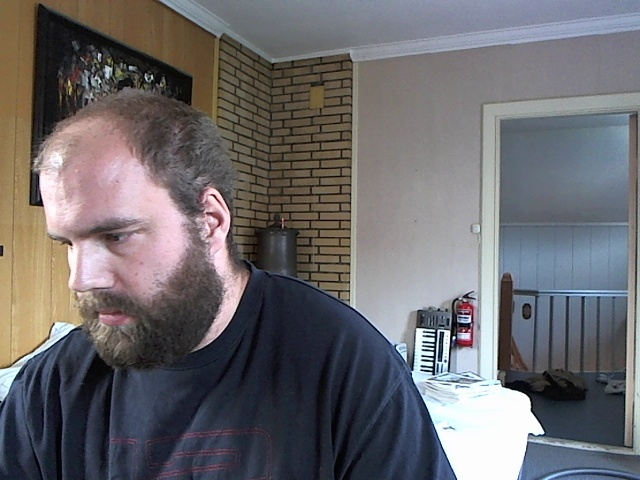
#> input picture Python/Calibration/images/LeftStereo/ImageL0.jpg, 640 x 480 px; its folder holds only this picture in this run
$ python -i GUI2.0.py   (imports and definitions only)   (older library calls are emulated)
#> lines starting #> are read from the running program, lines starting #| are printed output that depends on the picture; after the words box and inside, x2 and y2 are one past the last pixel; in counts of white or black regions, pixels touching at a corner belong together
#> further down, picture is the input picture: shape (480, 640, 3); mean B, G, R 108.4, 105.4, 107.7
#> in main_process_pipeline, `hsvImage = cv2.cvtColor(frame, cv2.COLOR_BGR2HSV)`: hsvImage: shape (480, 640, 3); mean H, S, V 85.4, 56.8, 118.7
import tkinter as tk
from tkinter import StringVar, IntVar
import ttkbootstrap as tb
import cv2
from PIL import Image, ImageTk
import numpy as np
import glob
import math

class GUI():
    # [284 lines left out: functions __init__, stereo_calibration, not called in this run]

    def set_output(self, output):
        self.image_output.set(output)
        self.menuButton.config(text=output)

    # [139 lines left out: functions updateCameraFrames, update, snapShot, scaler_satMin, scaler_satMax, scaler_hueMin and 4 more, not called in this run]

class Colorconverter():
    def __init__(self) -> None:
        # self.frameL = frameL
        # self.frameR = frameR
        self.hueMinL = 120
        self.hueMaxL = 11
        self.satMinL = 120
        self.satMaxL = 255
        self.valMinL = 79
        self.valMaxL = 255
        self.erodeL = None
        self.erodeR = None
        self.maskL = None
        self.maskR = None
        # self.hsvL = cv2.cvtColor(frameL, cv2.COLOR_BGR2HSV)
        # self.hsvR = cv2.cvtColor(frameR, cv2.COLOR_BGR2HSV)
        self.projectionMatrixL = None
        self.projectionMatrixR = None

        self.cameraWidthL = None
        self.cameraHeightL = None
        self.cameraWidthR = None
        self.cameraHeightR = None

        self.cameraLFOV = 75
        self.cameraRFOV = 75

    def mask_from_HSV(self, HSVImage, hueMinL, hueMaxL, satMinL, satMaxL, valMinL, valMaxL):

        '''
        Creates a binary mask based on the HSV values given by UI sliders.

        Parameters:
            A HSV image

        Returns:
            Whether or not the funtion was successful (Bool true/false)
            A binary image
        '''
#> called with hueMinL = 120, hueMaxL = 11, satMinL = 120, satMaxL = 255, valMinL = 79, valMaxL = 255

        try:
            if hueMinL > hueMaxL:
                # If hueMin is greater than hueMax, the mask must be created in two parts and combined
                maskl = cv2.inRange(HSVImage, (0, satMinL, valMinL), (hueMaxL, satMaxL, valMaxL))
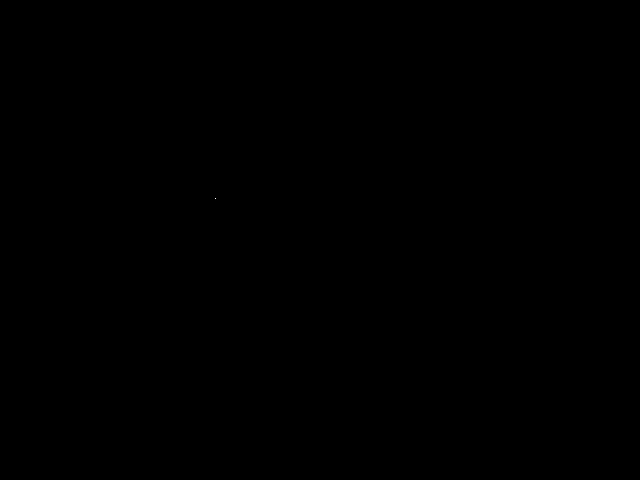
#> maskl: shape (480, 640); 0% white in thin lines or dots, all inside (x1, y1, x2, y2) = (215, 198, 216, 199)
                maskh = cv2.inRange(HSVImage, (hueMinL, satMinL, valMinL), (255, satMaxL, valMaxL))
#> maskh: shape (480, 640); 0.08% white; 15 white regions (12 under 20 px), largest, box (x1, y1, x2, y2) and area: (458, 328, 473, 346) 103, (459, 303, 473, 314) 71, (215, 216, 222, 226) 27
                binaryMask = cv2.bitwise_or(maskl, maskh)

            else:
                # If hueMin is less than hueMax, the mask can be created in one part
                binaryMask = cv2.inRange(HSVImage, (hueMinL, satMinL, valMinL), (hueMaxL, satMaxL, valMaxL))

            return True, binaryMask
        except:
            print("Error: Could not create mask")
            return False, None


    def erode_binary_mask(self, binaryImage):
        '''
        Erodes a binary image to remove noise.

        Parameters:
            A binary image

        Returns:
            Whether or not the function was successful (Bool true/false)
            A binary image
        '''
        try:

            # create a kernel for erosion (!SIZE MUST BE ODD!, for example (5,5))
            kernel = np.ones((5,5), np.uint8)

            erodedMask = cv2.erode(binaryImage, kernel, iterations=1)

            return True, erodedMask

        except:
            print("Error: Could not erode mask")
            return False, None

    def dilate_binary_mask(self, binaryImage):
            '''
            Dilates a binary image to restore original shapes.

            Parameters:
                A binary image

            Returns:
                Whether or not the function was successful (Bool true/false)
                A binary image
            '''
            try:

                # create a kernel for dialation (!SIZE MUST BE ODD!, for example (5,5))
                kernel = np.ones((5,5), np.uint8)

                dialatedMask = cv2.dilate(binaryImage, kernel, iterations=1)

                return True, dialatedMask

            except:
                print("Error: Could not dilate mask")
                return False, None

    def find_contours(self, binaryImage):
        '''
        Finds contours in a binary image.

        Parameters:
            MatLike: A binary image

        Returns:
            Bool: Whether or not the function was successful (Bool true/false)
            Tuple: A chaincode for all contours in the image
        '''

        try:
            # Find contours in the binary image
            contours = cv2.findContours(binaryImage, cv2.RETR_EXTERNAL, cv2.CHAIN_APPROX_SIMPLE)[-2]

            return True, contours

        except:
            print("Error: Could not find contours")
            return False, None

    def filter_contour_by_size(self, contourstobefiltered, contourMinSize):
        '''
        Filters contours by size.

        Parameters:
            Tuple: A chaincode for all contours in the image
            Int: The minimum size of the contours to be kept

        Returns:
            Bool: Whether or not the function was successful (Bool true/false)
            Tuple: Chaincode for all the contours that are larger than the minimum size
        '''

        try:
            # Filter contours by size
            filteredContours = []
            for x in contourstobefiltered:
                if cv2.contourArea(x) > contourMinSize:
                    filteredContours.append(x)

            return True, filteredContours

        except:
            print("Error: Could not filter contours by size")
            return False, None

    def draw_contours(self, image, contours):
        '''
        Draws contours on an image.

        Parameters:
            MatLike: An image
            Tuple: A chaincode for all contours in the image

        Returns:
            Bool: Whether or not the function was successful (Bool true/false)
            MatLike: An image with the contours drawn on it
        '''

        try:
            # Draw contours on the image
            imageCopy = image.copy()
            cv2.drawContours(imageCopy, contours, -1, (0,255,0), 2)

            return True, imageCopy

        except:
            print("Error: Could not draw contours")
            return False, None

    def main_process_pipeline(self, frame):

        '''
        The main process pipeline for a single camera.

        Parameters:
            MatLike: An image

        Returns:
            Bool: Whether or not the function was successful (Bool true/false)
            MatLike: The original image
            MatLike: A binary mask
            MatLike: An eroded binary mask
            MatLike: A dilated binary mask
            MatLike: An image with contours drawn on it
            MatLike: An image with filtered contours drawn on it
            Tuple: A chaincode for all the filtered contours

        '''
        returnValues = [False, None, None, None, None, None]
        contourFilterSize = 1000

        # Convert frame to HSV
        hsvImage = cv2.cvtColor(frame, cv2.COLOR_BGR2HSV)
        frame = cv2.cvtColor(frame, cv2.COLOR_BGR2RGB)

        maskSuccess, binaryMask = self.mask_from_HSV(hsvImage, self.hueMinL, self.hueMaxL, self.satMinL, self.satMaxL, self.valMinL, self.valMaxL)
#> maskSuccess = True

        if maskSuccess == False:
            return returnValues

        erodeSuccess, erodedMask = self.erode_binary_mask(binaryMask)
#> in erode_binary_mask, `erodedMask = cv2.erode(binaryImage, kernel, iterations=1)`: erodedMask: shape (480, 640); 0.01% white in thin lines or dots, all inside (x1, y1, x2, y2) = (461, 305, 469, 344)
#> erodeSuccess = True

        if erodeSuccess == False:
            return returnValues

        dilateSuccess, dilatedMask = self.dilate_binary_mask(erodedMask)
#> in dilate_binary_mask, `dialatedMask = cv2.dilate(binaryImage, kernel, iterations=1)`: dialatedMask: shape (480, 640); 0.03% white; 2 white regions
#> dilateSuccess = True

        if dilateSuccess == False:
            return returnValues

        contourSuccess, contours = self.find_contours(dilatedMask)
#> in find_contours, `contours = cv2.findContours(binaryImage, cv2.RETR_EXTERNAL, cv2.CHAIN_..`: contours = 2 contours; box (x1, y1, x2, y2) and area: (459, 340, 471, 346) 54, (463, 303, 469, 309) 24
#> contourSuccess = True

        if contourSuccess == False:
            return returnValues

        drawSuccess, imageWithContours = self.draw_contours(frame, contours)
#> in draw_contours, `cv2.drawContours(imageCopy, contours, -1, (0,255,0), 2)`:
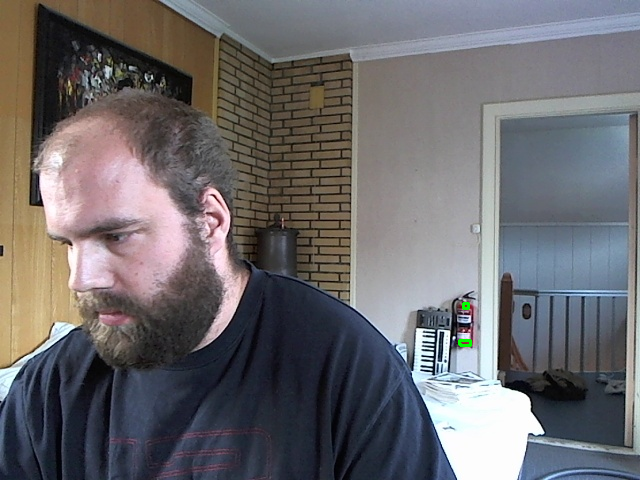
#> imageCopy: shape (480, 640, 3); mean R, G, B 107.6, 105.5, 108.3
#> drawSuccess = True

        if drawSuccess == False:
            return returnValues

        filterSuccess, filteredContours = self.filter_contour_by_size(contours, contourFilterSize)
#> the loop in filter_contour_by_size, `for x in contourstobefiltered:` made 2 passes
#> after the loop in filter_contour_by_size, `for x in contourstobefiltered:`: filteredContours = []
#> filterSuccess = True; filteredContours = []

        if filterSuccess == False:
            return returnValues

        drawSuccess, imageWithFilteredContours = self.draw_contours(frame, filteredContours)

        if drawSuccess == False:
            return returnValues

        returnValues = [True, frame ,binaryMask, erodedMask, dilatedMask,imageWithContours, imageWithFilteredContours, filteredContours]

        return returnValues

    # [189 lines left out: functions contour_matching, stereo_triangulation, stereo_simple_Triangulation, draw_triangulated_points, calculate_triangle_sides, not called in this run]


# [4 lines not run here, left out]

>>> import cv2
>>> picture = cv2.imread('Calibration/images/LeftStereo/ImageL0.jpg')
>>> result = Colorconverter().main_process_pipeline(picture)
#> result = 8 items

$ run again, on Python/Calibration/images/LeftStereo/ImageL3.jpg
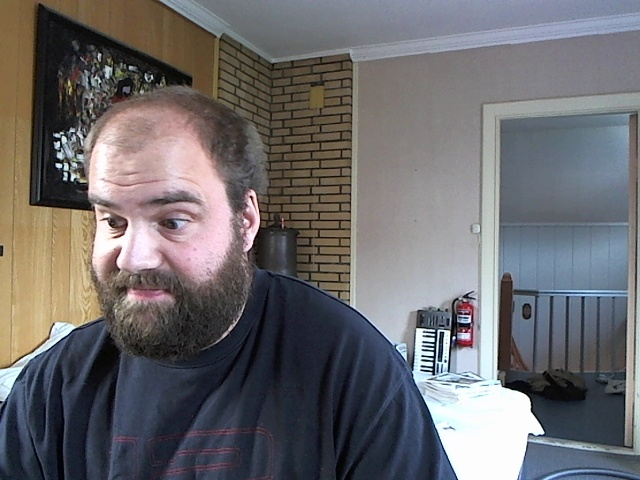
#> input picture Python/Calibration/images/LeftStereo/ImageL3.jpg, 640 x 480 px
#> picture is the input picture: shape (480, 640, 3); mean B, G, R 108.4, 106.1, 108.1
#> hsvImage: shape (480, 640, 3); mean H, S, V 81.1, 57.2, 119.3
#> maskl: shape (480, 640); 0% white in thin lines or dots, all inside (x1, y1, x2, y2) = (114, 100, 120, 238)
#> maskh: shape (480, 640); 0.07% white; 13 white regions (11 under 20 px), largest, box (x1, y1, x2, y2) and area: (458, 336, 473, 346) 82, (458, 302, 473, 314) 77
#> maskSuccess = True
#> erodedMask: shape (480, 640); 0% white in thin lines or dots, all inside (x1, y1, x2, y2) = (463, 305, 469, 344)
#> dialatedMask: shape (480, 640); 0.03% white; 2 white regions
#> in find_contours, `contours = cv2.findContours(binaryImage, cv2.RETR_EXTERNAL, cv2.CHAIN_..`: contours = 2 contours; box (x1, y1, x2, y2) and area: (461, 341, 471, 346) 36, (462, 303, 469, 309) 29
#> in main_process_pipeline, `contourSuccess, contours = self.find_contours(dilatedMask)`: contourSuccess = True
#> in draw_contours, `cv2.drawContours(imageCopy, contours, -1, (0,255,0), 2)`:
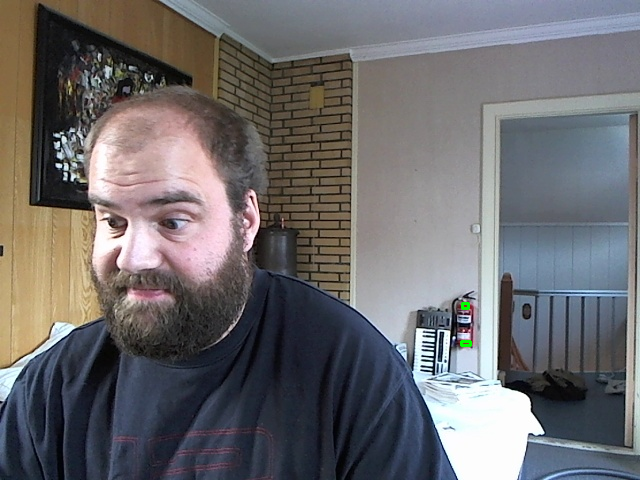
#> imageCopy: shape (480, 640, 3); mean R, G, B 108.1, 106.2, 108.4
#> the loop in filter_contour_by_size, `for x in contourstobefiltered:` made 2 passes
#> x on pass 1: [[461, 341], [461, 345], [470, 345], [470, 341]]
#> after the loop in filter_contour_by_size, `for x in contourstobefiltered:`: filteredContours = []
#> in main_process_pipeline, `filterSuccess, filteredContours = self.filter_contour_by_size(contours..`: filterSuccess = True; filteredContours = []
#> result = 8 items
